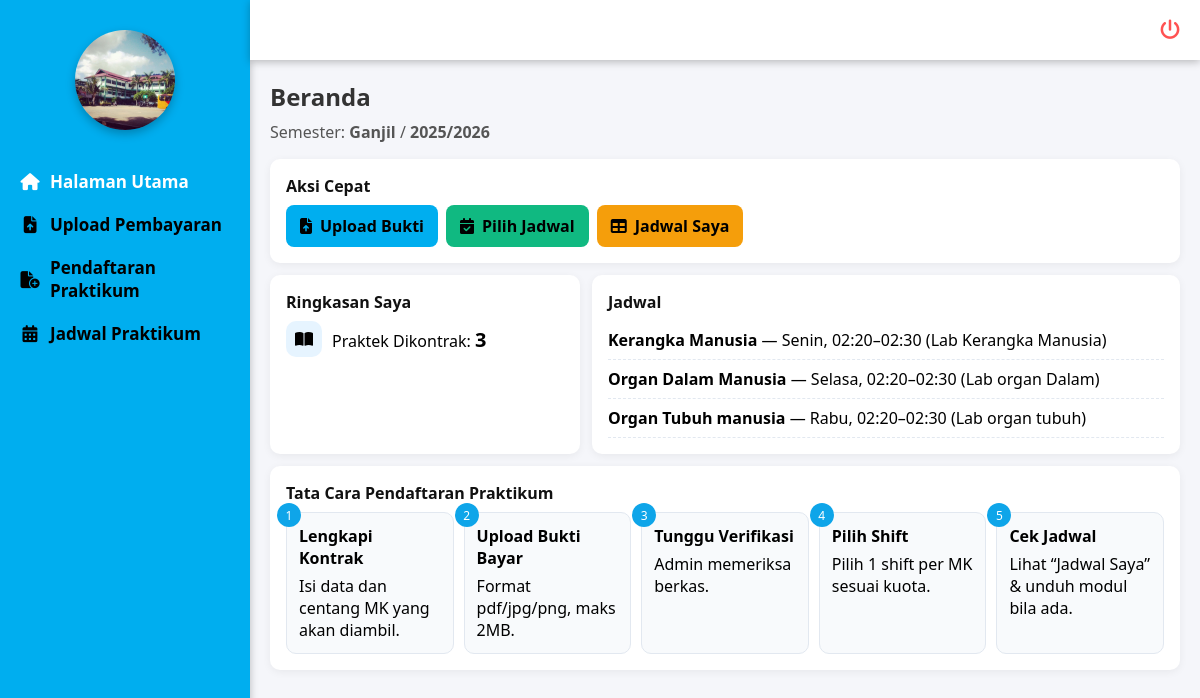
The page /mahasiswa/halaman_utama/halaman_utama.php (signed in) on the database its author committed.
### tables this page shows
CREATE TABLE `semester` (
  `id` int NOT NULL,
  `nama_semester` varchar(50) NOT NULL,
  `tahun_ajaran` varchar(20) NOT NULL,
  `status` enum('Aktif','Tidak Aktif') NOT NULL DEFAULT 'Aktif'
);

CREATE TABLE `kontrak_mk` (
  `id` int NOT NULL,
  `id_mahasiswa` int NOT NULL,
  `id_semester` int DEFAULT NULL,
  `nim` varchar(20) NOT NULL,
  `nama` varchar(100) NOT NULL,
  `no_hp` varchar(20) DEFAULT NULL,
  `mk_dikontrak` varchar(1000) NOT NULL,
  `bukti_pembayaran` varchar(255) DEFAULT NULL,
  `status` enum('Menunggu','Disetujui','Ditolak') DEFAULT 'Menunggu',
  `created_at` timestamp NULL DEFAULT CURRENT_TIMESTAMP
);

CREATE TABLE `jadwal_praktikum` (
  `id` int NOT NULL,
  `id_mk` int NOT NULL,
  `id_dosen` int NOT NULL,
  `id_ruangan` int NOT NULL,
  `id_semester` int NOT NULL,
  `hari` enum('Senin','Selasa','Rabu','Kamis','Jumat','Sabtu','Minggu') NOT NULL,
  `jam_mulai` time NOT NULL,
  `jam_selesai` time NOT NULL,
  `kuota` int NOT NULL,
  `kuota_awal` int DEFAULT NULL,
  `peserta` int NOT NULL DEFAULT '0'
);

CREATE TABLE `matakuliah_praktikum` (
  `id` int NOT NULL,
  `kode_mk` varchar(20) NOT NULL,
  `nama_mk` varchar(100) NOT NULL,
  `sks` int NOT NULL,
  `semester` varchar(10) NOT NULL,
  `id_semester` int DEFAULT NULL,
  `modul` varchar(255) DEFAULT NULL
);

CREATE TABLE `ruangan` (
  `id` int NOT NULL,
  `kode_ruangan` varchar(20) NOT NULL,
  `nama_ruangan` varchar(100) NOT NULL,
  `kapasitas` int NOT NULL,
  `lokasi` varchar(100) NOT NULL
);

### mahasiswa/halaman_utama/halaman_utama.php (the view, shortened to what this page needs)
<?php
include '../../koneksi/sidebarmhs.php';
include '../../koneksi/koneksi.php';
function e($v){ return htmlspecialchars((string)($v ?? ''), ENT_QUOTES, 'UTF-8'); }
$id_mhs = (int)($_SESSION['mhs_id'] ?? 0);
$sem = mysqli_fetch_assoc(mysqli_query($conn,
  "SELECT id, nama_semester, tahun_ajaran
   FROM semester WHERE status='Aktif' LIMIT 1"));
$id_sem_aktif = (int)($sem['id'] ?? 0);
$kontrak = null;
if ($id_sem_aktif) {
  $kontrak = mysqli_fetch_assoc(mysqli_query($conn,"
    SELECT mk_dikontrak
    FROM kontrak_mk
    WHERE id_mahasiswa=$id_mhs AND id_semester=$id_sem_aktif
    ORDER BY id DESC LIMIT 1
  "));
}
$jumlah_mk = 0;
if (!empty($kontrak['mk_dikontrak'])) {
  $arr = array_filter(array_map('trim', explode(',', $kontrak['mk_dikontrak'])));
  $jumlah_mk = count($arr);
}
$jadwal_list = [];
if ($id_sem_aktif) {
  $q = mysqli_query($conn,"
    SELECT mk.nama_mk, jp.hari, jp.jam_mulai, jp.jam_selesai, r.nama_ruangan
    FROM pilihan_jadwal pj
    JOIN jadwal_praktikum jp ON jp.id = pj.id_jadwal
    JOIN matakuliah_praktikum mk ON mk.id = jp.id_mk
    LEFT JOIN ruangan r ON r.id = jp.id_ruangan
    WHERE pj.id_mahasiswa = $id_mhs AND pj.id_semester = $id_sem_aktif
    ORDER BY FIELD(jp.hari,'Senin','Selasa','Rabu','Kamis','Jumat','Sabtu','Minggu'),
             jp.jam_mulai
  ");
  while($row = mysqli_fetch_assoc($q)) $jadwal_list[] = $row;
}
?>
<!doctype html>
<html lang="id">
<head>
<link rel="stylesheet" href="https://cdnjs.cloudflare.com/ajax/libs/font-awesome/6.5.0/css/all.min.css">
</head>
<body>
<div class="bungkus">
  <h2>Beranda</h2>
  <p class="halus">Semester: <b><?= e($sem['nama_semester'] ?? '-') ?></b> / <b><?= e($sem['tahun_ajaran'] ?? '-') ?></b></p>
  <div class="kartu" style="margin-bottom:12px">
    <h4>Aksi Cepat</h4>
    <div class="aksi-cepat">
      <a class="tombol biru" href="../pembayaran/pembayaran.php"><i class="fa-solid fa-file-arrow-up"></i> Upload Bukti</a>
      <a class="tombol hijau" href="../pendaftaran/pendaftaran.php"><i class="fa-solid fa-calendar-check"></i> Pilih Jadwal</a>
      <a class="tombol kuning" href="../jadwal/jadwal.php"><i class="fa-solid fa-table"></i> Jadwal Saya</a>
    </div>
  </div>
  <div class="baris">
    <div class="kartu" style="flex:1;min-width:260px">
      <h4>Ringkasan Saya</h4>
      <div class="indikator">
        <div class="ikon"><i class="fa-solid fa-book-open"></i></div>
        <div>Praktek Dikontrak: <span class="nilai"><?= (int)$jumlah_mk ?></span></div>
      </div>
    </div>
    <div class="kartu" style="flex:2;min-width:320px">
      <h4>Jadwal</h4>
      <?php if (empty($jadwal_list)): ?>
        <div style="color:#6b7280">Belum ada jadwal yang Anda pilih pada semester ini.</div>
      <?php else: ?>
        <ul class="daftar-mini">
          <?php foreach ($jadwal_list as $j):
            $jam = e(substr($j['jam_mulai'],0,5)).'–'.e(substr($j['jam_selesai'],0,5));
            $ruang = $j['nama_ruangan'] ? e($j['nama_ruangan']) : '-';
          ?>
            <li><b><?= e($j['nama_mk']) ?></b> — <?= e($j['hari']) ?>, <?= $jam ?> (<?= $ruang ?>)</li>
          <?php endforeach; ?>
        </ul>
      <?php endif; ?>
    </div>
  </div>
  <div class="kartu" style="margin-top:12px">
    <h4>Tata Cara Pendaftaran Praktikum</h4>
    <div class="langkah-langkah">
      <div class="langkah"><b>Lengkapi Kontrak</b> Isi data dan centang MK yang akan diambil.</div>
      <div class="langkah"><b>Upload Bukti Bayar</b> Format pdf/jpg/png, maks 2MB.</div>
      <div class="langkah"><b>Tunggu Verifikasi</b> Admin memeriksa berkas.</div>
      <div class="langkah"><b>Pilih Shift</b> Pilih 1 shift per MK sesuai kuota.</div>
      <div class="langkah"><b>Cek Jadwal</b> Lihat “Jadwal Saya” & unduh modul bila ada.</div>
    </div>
  </div>
</div>
</body>
</html>

### koneksi/sidebarmhs.php (style rules this page uses)
* { margin:0; padding:0; box-sizing:border-box; font-family:'Segoe UI', Tahoma, Geneva, Verdana, sans-serif; }
body { display:flex; min-height:100vh; background:#f3f3f3; overflow-x:hidden; }

### mahasiswa/halaman_utama/halaman_utama.php (style rules this page uses)
body { margin:0;font-family:Arial,sans-serif;background:#f5f6fa }
.bungkus { margin-left:250px;margin-top:60px;padding:20px;min-height:calc(100vh - 60px) }
h2 { margin:0 0 8px;color:#333 }
.halus { color:#555;margin:0 0 16px }
.baris { display:flex;gap:12px;flex-wrap:wrap }
.kartu { background:#fff;border-radius:10px;box-shadow:0 2px 8px rgba(0,0,0,.06);padding:16px }
.kartu h4 { margin:0 0 8px;font-size:16px;color:#111 }
.aksi-cepat { display:flex;gap:8px;flex-wrap:wrap }
.tombol { display:inline-flex;align-items:center;gap:8px;padding:10px 14px;border-radius:8px;color:black;text-decoration:none;font-weight:600 }
.biru { background:#00AEEF }
.hijau { background:#10b981 }
.kuning { background:#f59e0b }
.indikator { display:flex;align-items:center;gap:10px }
.indikator .ikon { width:36px;height:36px;border-radius:10px;background:#e6f4ff;display:flex;align-items:center;justify-content:center }
.indikator .nilai { font-size:20px;font-weight:800 }
.daftar-mini { margin:0;padding:0;list-style:none }
.daftar-mini li { padding:8px 0;border-bottom:1px dashed #e2e8f0 }
.langkah-langkah { display:grid;grid-template-columns:repeat(5,1fr);gap:10px;counter-reset:stp }
.langkah { background:#f8fafc;border:1px solid #e2e8f0;border-radius:10px;padding:12px;position:relative }
.langkah:before { counter-increment:stp;content:counter(stp);position:absolute;top:-10px;left:-10px;background:#0ea5e9;color:#fff;width:24px;height:24px;border-radius:999px;display:flex;align-items:center;justify-content:center;font-size:12px }
.langkah b { display:block;margin-bottom:6px }

### rows shown on the page
semester: nama_semester "Ganjil", tahun_ajaran "2025/2026"
kontrak_mk: mk_dikontrak "3"
jadwal_praktikum: id_mk.nama_mk "Kerangka Manusia", hari "Senin", jam "02:20–02:30", id_ruangan.nama_ruangan "Lab Kerangka Manusia"
jadwal_praktikum: id_mk.nama_mk "Organ Dalam Manusia", hari "Selasa", jam "02:20–02:30", id_ruangan.nama_ruangan "Lab organ Dalam"
jadwal_praktikum: id_mk.nama_mk "Organ Tubuh manusia", hari "Rabu", jam "02:20–02:30", id_ruangan.nama_ruangan "Lab organ tubuh"
